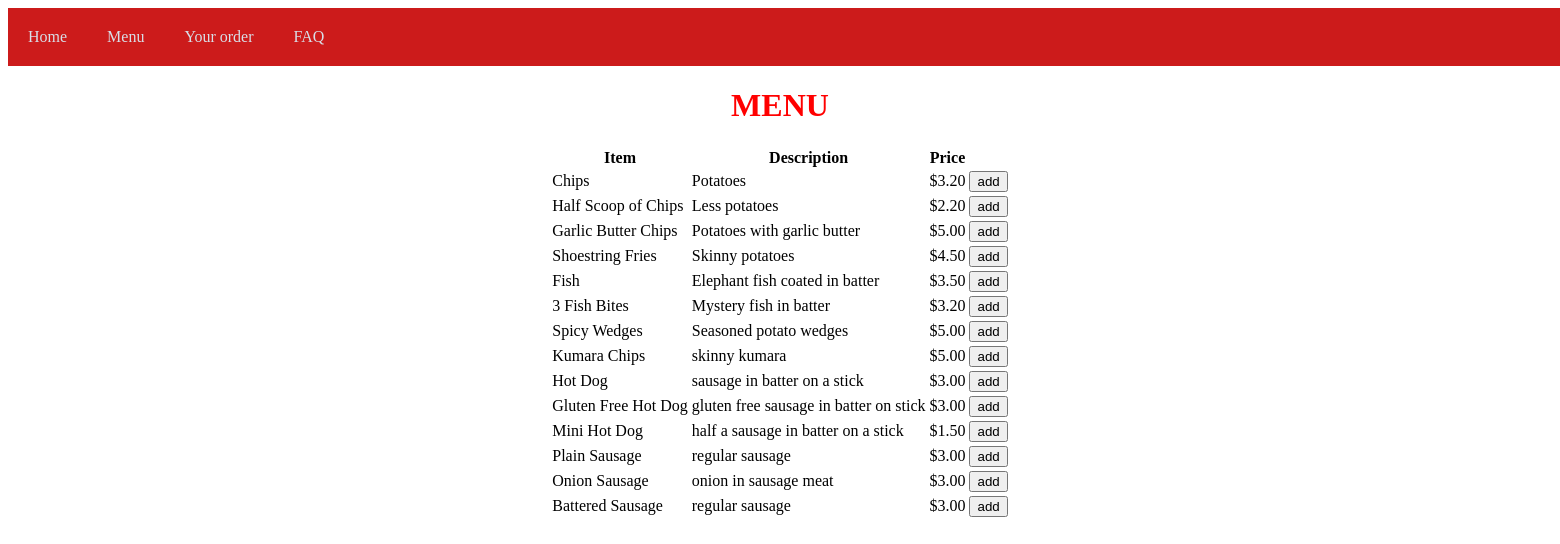
Before: /menu with the older database file.
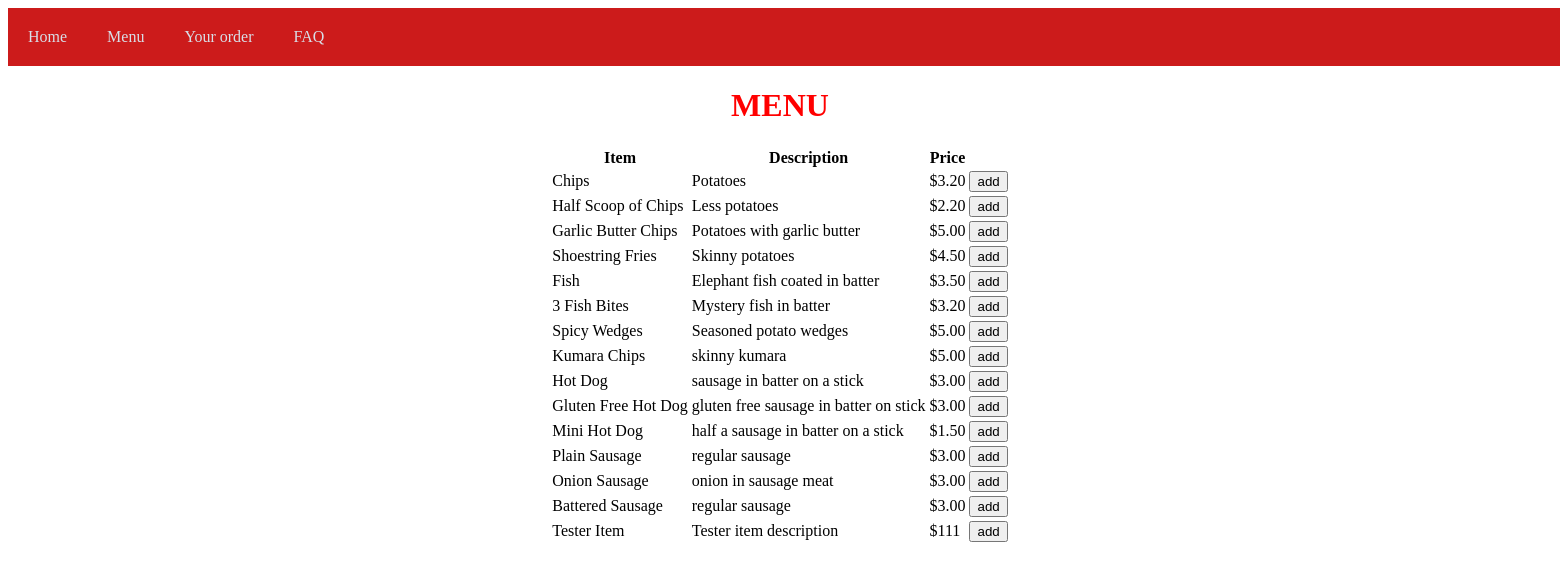
After: the same page with the newer database file.
### tables this page shows
CREATE TABLE item (id INTEGER, name STRING PRIMARY KEY, description STRING, price DECIMAL);

### main.py (the view)
@app.route("/menu",)
def menu():
   cursor = get_db().cursor()
   sql = "SELECT * FROM item"
   cursor.execute(sql)
   results = cursor.fetchall()
   return render_template("menu.html", results=results)

### main.py (called while the page is built)
def get_db():
    db = getattr(g, '_database', None)
    if db is None:
        db = g._database = sqlite3.connect(DATABASE)
    return db

@app.teardown_appcontext
def close_connection(exception):
    db = getattr(g, '_database', None)
    if db is not None:
        db.close()

### templates/menu.html (shortened to what this page needs)
<!DOCTYPE html>
<html lang="en">
<head>
</head>
<link rel="stylesheet" href={{url_for('static',filename='stickymenu.css')}}>
<body>
    <div id="navbar">
        <a href="http://127.0.0.1:5000/home">Home</a>
        <a href="http://127.0.0.1:5000/menu">Menu</a>
        <a href="http://127.0.0.1:5000/orders">Your order</a>
        <a href="http://127.0.0.1:5000/faq">FAQ</a>
      </div>
 <body>
    <h1>MENU</h1>
    <table class="center">
        <tr>
            <th>Item</th>
            <th>Description</th>
            <th>Price</th>
        </tr>
    {% for item in results %}
    <tr>
        <td>{{ item[1] }}</td>
        <td>{{ item[2] }}</td>
        <td>{{ item[3] }}</td>
        <td>
            <form action="/menu" method="post">
            <input type="submit" value="add">
            </form>
        </td>
    </tr>
    {% endfor %}
    </table>
    </body>
</body>
</html>

Changed rows visible on the page:
added item: name "Tester Item", description "Tester item description", price "$111"
